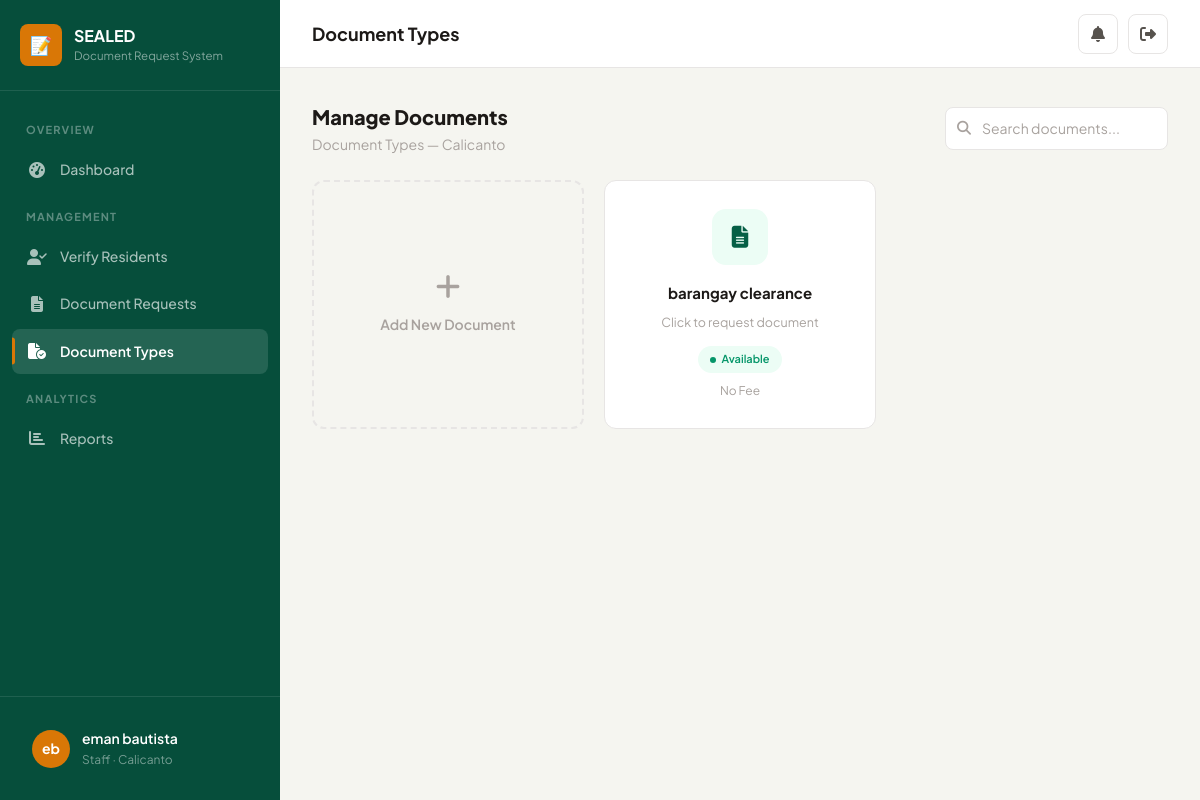
The page /staff/document-types/ (signed in) on the database as committed earlier.
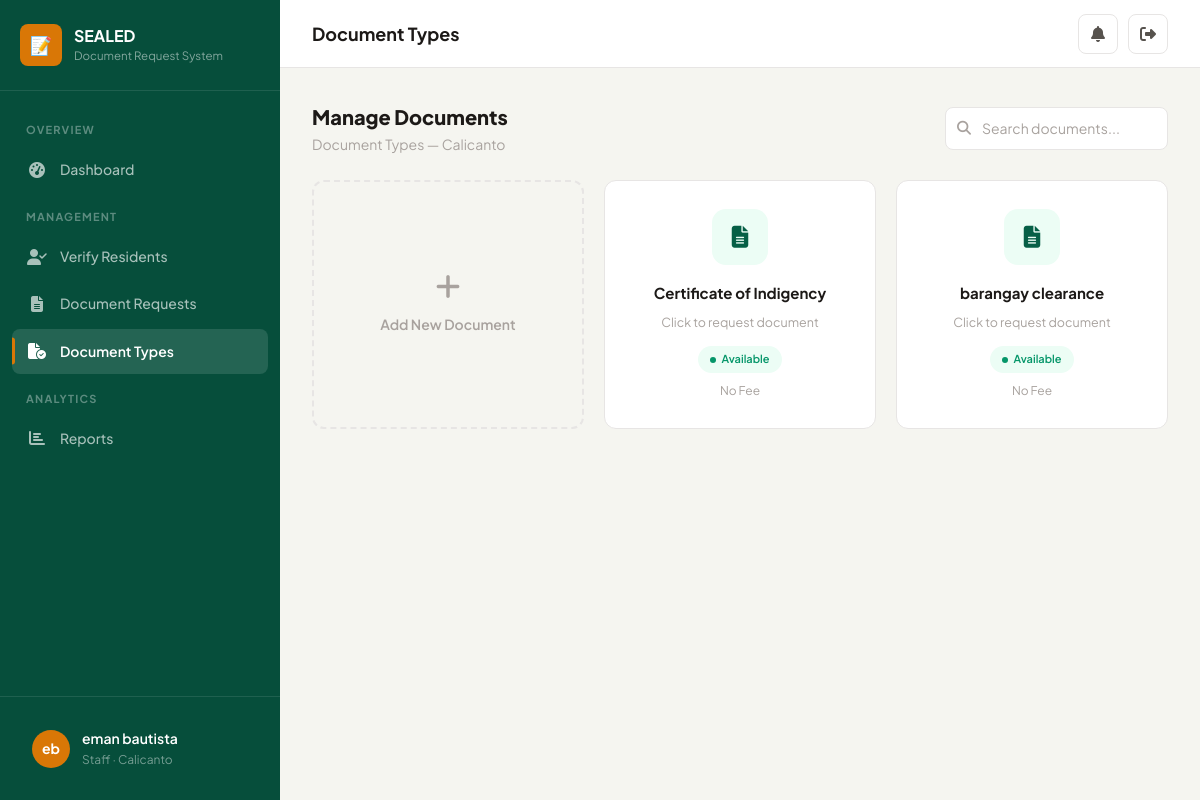
The same page on the database as committed later.
### brgy/models.py (models this page shows, shortened)
class DocumentType(models.Model):
    id = models.UUIDField(primary_key=True, default=uuid.uuid4, editable=False)
    name = models.CharField(max_length=200)
    description = models.TextField(blank=True)
    requirements = models.TextField(blank=True, help_text="One requirement per line")
    fee = models.DecimalField(max_digits=10, decimal_places=2, default=0, null=True, blank=True)
    is_active = models.BooleanField(default=True)
    barangay = models.ForeignKey(Barangay, on_delete=models.CASCADE, related_name='document_types')
    template_file = models.FileField(
        upload_to='document_templates/',
        blank=True,
        null=True,
        help_text="Upload a .docx template for this document"
    )
    created_at = models.DateTimeField(auto_now_add=True)
    class Meta:
        ordering = ['name']

### brgy/views.py (the view)
# urls.py: path('staff/document-types/', views.staff_manage_document_types, name='staff_manage_document_types'),
@login_required
@role_required('staff')
def staff_manage_document_types(request):
    brgy = request.user.barangay
    doc_types = DocumentType.objects.filter(barangay=brgy).order_by('name')
    search = request.GET.get('search', '')
    if search:
        doc_types = doc_types.filter(Q(name__icontains=search))
    if request.method == 'POST':
        form = DocumentTypeForm(request.POST, request.FILES)
        if form.is_valid():
            dt = form.save(commit=False)
            dt.barangay = brgy
            dt.save()
            messages.success(request, f'{dt.name} added successfully.')
            return redirect('staff_manage_document_types')
        else:
            messages.error(request, 'Please correct the errors below.')
    else:
        form = DocumentTypeForm(initial={'barangay': brgy})
    paginator = Paginator(doc_types, 10)
    page_number = request.GET.get('page', 1)
    page_obj = paginator.get_page(page_number)
    return render(request, 'brgy/staff/document_types.html', {
        'page_obj': page_obj, 'form': form, 'search': search, 'brgy': brgy,
    })

### brgy/context_processors.py (called while the page is built)
def brgy_context(request):
    context = {}
    if request.user.is_authenticated:
        unread_count = Notification.objects.filter(user=request.user, is_read=False).count()
        recent_notifications = Notification.objects.filter(user=request.user)[:5]
        context['unread_notification_count'] = unread_count
        context['recent_notifications'] = recent_notifications
    return context

### brgy/models.py (called while the page is built)
    @property
    def display_name(self):
        return self.get_full_name() or self.username

### brgy/views.py (called while the page is built)
def role_required(*roles):
    def decorator(view_func):
        @wraps(view_func)
        def wrapper(request, *args, **kwargs):
            if not request.user.is_authenticated:
                return redirect('login')
            if request.user.role not in roles:
                messages.error(request, 'You do not have permission to access that page.')
                return redirect('dashboard')
            return view_func(request, *args, **kwargs)
        return wrapper
    return decorator

### brgy/templates/brgy/staff/document_types.html (shortened to what this page needs)
{% extends 'brgy/base.html' %}
{% block nav_staff_doctypes %}active{% endblock %}
{% block page_title %}Document Types{% endblock %}
{% block content %}
<div class="top-actions">
    <div>
        <h2>Manage Documents</h2>
        <p class="text-sm text-muted">Document Types — {{ brgy.name }}</p>
    </div>
    <form method="get" class="search-input-wrapper">
        <i class="fa-solid fa-search"></i>
        <input type="text" name="search" class="form-input" placeholder="Search documents..." value="{{ search }}">
    </form>
</div>
{% if page_obj %}
<div class="doc-grid">
    <a href="#" class="doc-card-add" onclick="document.getElementById('inlineAddForm').style.display = 'grid'; return false;">
        <i class="fa-solid fa-plus"></i>
        <span>Add New Document</span>
    </a>
    {% for dt in page_obj %}
    <div class="doc-card">
        <div class="doc-card-icon">
            <i class="fa-solid fa-file-lines"></i>
        </div>
        <h3>{{ dt.name }}</h3>
        <p>{{ dt.description|truncatechars:50|default:"Click to request document" }}</p>
        <span class="doc-badge {% if not dt.is_active %}unavailable{% endif %}">
            {% if dt.is_active %}Available{% else %}Unavailable{% endif %}
        </span>
        {% if dt.fee %}
        <div class="doc-card-fee">Fee: &#8369;{{ dt.fee|floatformat:2 }}</div>
        {% else %}
        <div class="doc-card-fee">No Fee</div>
        {% endif %}
    </div>
    {% endfor %}
</div>
{% else %}
<div class="empty-state">
    <i class="fa-solid fa-file-circle-xmark"></i>
    <h4>No Document Types Yet</h4>
    <p>Add document types that residents can request from your barangay.</p>
</div>
{% endif %}
{% endblock %}

Rows that differ between the two databases and show on the page:
added DocumentType: name "Certificate of Indigency", description "Click to request document", is_active "Available", shows "No Fee"
